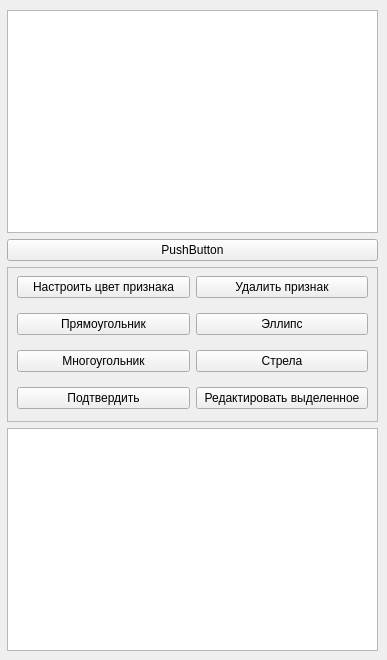
      <widget class="QWidget" name="pageMark">
       <widget class="QWidget" name="layoutWidget_6">
        <property name="geometry">
         <rect>
          <x>7</x>
          <y>10</y>
          <width>371</width>
          <height>641</height>
         </rect>
        </property>
        <layout class="QVBoxLayout" name="verticalLayoutMark">
         <item>
          <widget class="QListWidget" name="listWidget"/>
         </item>
         <item>
          <widget class="QPushButton" name="pushButton">
           <property name="text">
            <string>PushButton</string>
           </property>
          </widget>
         </item>
         <item>
          <widget class="QFrame" name="frameMtools">
           <property name="enabled">
            <bool>true</bool>
           </property>
           <property name="sizePolicy">
            <sizepolicy hsizetype="Preferred" vsizetype="Fixed">
             <horstretch>0</horstretch>
             <verstretch>155</verstretch>
            </sizepolicy>
           </property>
           <property name="minimumSize">
            <size>
             <width>0</width>
             <height>155</height>
            </size>
           </property>
           <property name="maximumSize">
            <size>
             <width>16777215</width>
             <height>155</height>
            </size>
           </property>
           <property name="frameShape">
            <enum>QFrame::StyledPanel</enum>
           </property>
           <property name="frameShadow">
            <enum>QFrame::Raised</enum>
           </property>
           <widget class="QWidget" name="layoutWidget_7">
            <property name="geometry">
             <rect>
              <x>10</x>
              <y>0</y>
              <width>351</width>
              <height>151</height>
             </rect>
            </property>
            <layout class="QGridLayout" name="gridLayoutMtools">
             <item row="3" column="1">
              <widget class="QPushButton" name="toolArrow">
               <property name="sizePolicy">
                <sizepolicy hsizetype="Expanding" vsizetype="Fixed">
                 <horstretch>94</horstretch>
                 <verstretch>22</verstretch>
                </sizepolicy>
               </property>
               <property name="minimumSize">
                <size>
                 <width>94</width>
                 <height>22</height>
                </size>
               </property>
               <property name="text">
                <string>Стрела</string>
               </property>
              </widget>
             </item>
             <item row="1" column="0">
              <widget class="QPushButton" name="toolCol">
               <property name="sizePolicy">
                <sizepolicy hsizetype="Expanding" vsizetype="Fixed">
                 <horstretch>94</horstretch>
                 <verstretch>22</verstretch>
                </sizepolicy>
               </property>
               <property name="minimumSize">
                <size>
                 <width>94</width>
                 <height>22</height>
                </size>
               </property>
               <property name="text">
                <string>Настроить цвет признака</string>
               </property>
              </widget>
             </item>
             <item row="4" column="0">
              <widget class="QPushButton" name="toolConf">
               <property name="enabled">
                <bool>true</bool>
               </property>
               <property name="sizePolicy">
                <sizepolicy hsizetype="Expanding" vsizetype="Fixed">
                 <horstretch>94</horstretch>
                 <verstretch>22</verstretch>
                </sizepolicy>
               </property>
               <property name="minimumSize">
                <size>
                 <width>94</width>
                 <height>22</height>
                </size>
               </property>
               <property name="text">
                <string>Подтвердить</string>
               </property>
              </widget>
             </item>
             <item row="4" column="1">
              <widget class="QPushButton" name="toolEdit">
               <property name="enabled">
                <bool>true</bool>
               </property>
               <property name="sizePolicy">
                <sizepolicy hsizetype="Expanding" vsizetype="Fixed">
                 <horstretch>94</horstretch>
                 <verstretch>22</verstretch>
                </sizepolicy>
               </property>
               <property name="minimumSize">
                <size>
                 <width>94</width>
                 <height>22</height>
                </size>
               </property>
               <property name="text">
                <string>Редактировать выделенное</string>
               </property>
              </widget>
             </item>
             <item row="2" column="1">
              <widget class="QPushButton" name="toolEllipse">
               <property name="sizePolicy">
                <sizepolicy hsizetype="Expanding" vsizetype="Fixed">
                 <horstretch>94</horstretch>
                 <verstretch>22</verstretch>
                </sizepolicy>
               </property>
               <property name="minimumSize">
                <size>
                 <width>94</width>
                 <height>0</height>
                </size>
               </property>
               <property name="text">
                <string>Эллипс</string>
               </property>
              </widget>
             </item>
             <item row="3" column="0">
              <widget class="QPushButton" name="toolPoly">
               <property name="sizePolicy">
                <sizepolicy hsizetype="Expanding" vsizetype="Fixed">
                 <horstretch>94</horstretch>
                 <verstretch>22</verstretch>
                </sizepolicy>
               </property>
               <property name="minimumSize">
                <size>
                 <width>94</width>
                 <height>22</height>
                </size>
               </property>
               <property name="text">
                <string>Многоугольник</string>
               </property>
              </widget>
             </item>
             <item row="2" column="0">
              <widget class="QPushButton" name="toolRect">
               <property name="sizePolicy">
                <sizepolicy hsizetype="Expanding" vsizetype="Fixed">
                 <horstretch>94</horstretch>
                 <verstretch>22</verstretch>
                </sizepolicy>
               </property>
               <property name="minimumSize">
                <size>
                 <width>94</width>
                 <height>22</height>
                </size>
               </property>
               <property name="text">
                <string>Прямоугольник</string>
               </property>
              </widget>
             </item>
             <item row="1" column="1">
              <widget class="QPushButton" name="toolRem">
               <property name="sizePolicy">
                <sizepolicy hsizetype="Expanding" vsizetype="Fixed">
                 <horstretch>94</horstretch>
                 <verstretch>22</verstretch>
                </sizepolicy>
               </property>
               <property name="minimumSize">
                <size>
                 <width>94</width>
                 <height>22</height>
                </size>
               </property>
               <property name="text">
                <string>Удалить признак</string>
               </property>
              </widget>
             </item>
            </layout>
           </widget>
          </widget>
         </item>
         <item>
          <widget class="QPlainTextEdit" name="plainTextEdit"/>
         </item>
        </layout>
       </widget>
      </widget>
